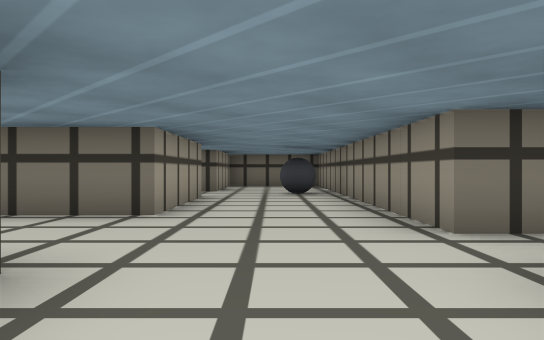
[1] (above)

23 first-person views from a walk through a 3-D level made in the Unity game engine. The camera is 0.46 m above the floor, looks level and sees 70° across. The floor is counted in squares, 1 m on a side. Each view is taken from the middle of a square. On the plan, view 1 faces up. The plan holds only what a view shows up to about 9 squares ahead; the rest is blank. The place goes on beyond the plan. Surface patterns are stand-ins for the level's own textures.

[2]
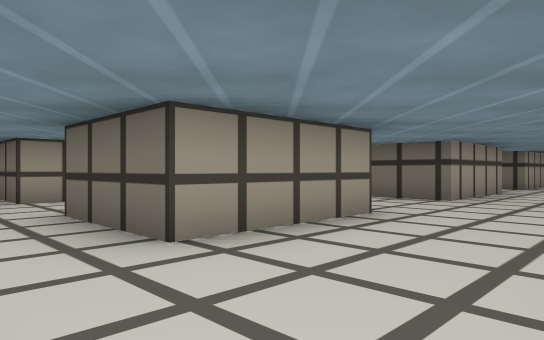

[3]
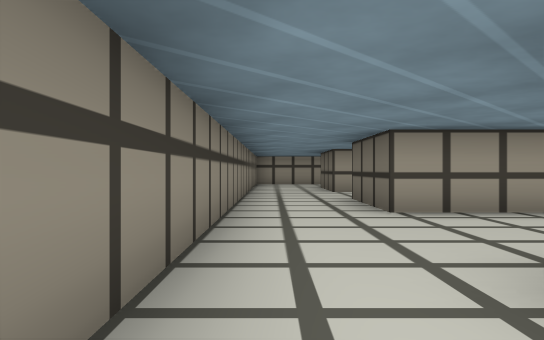

[4]
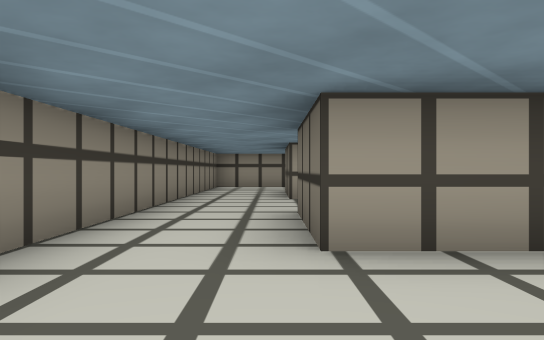

[5]
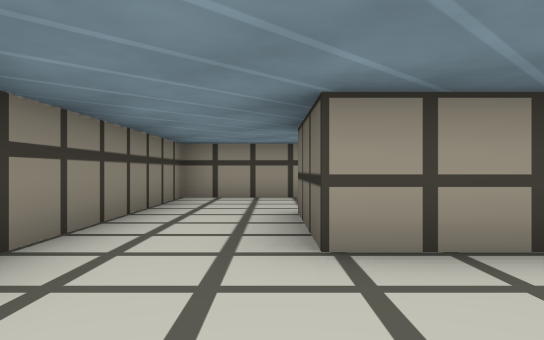

[6]
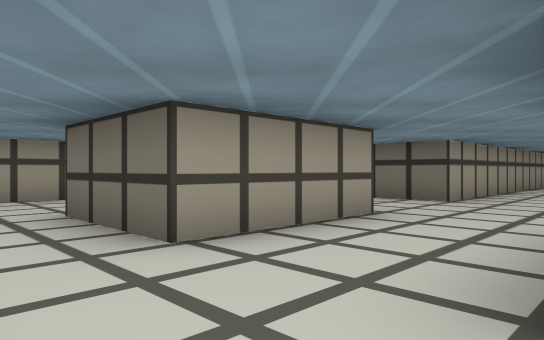

[7]
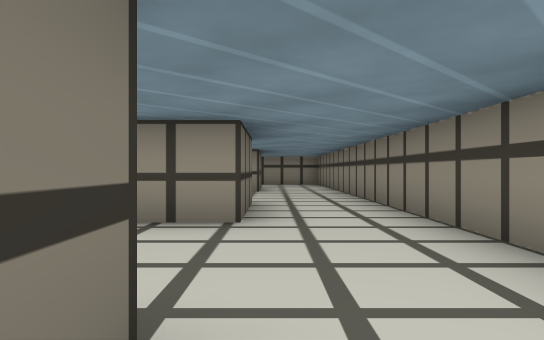

[8]
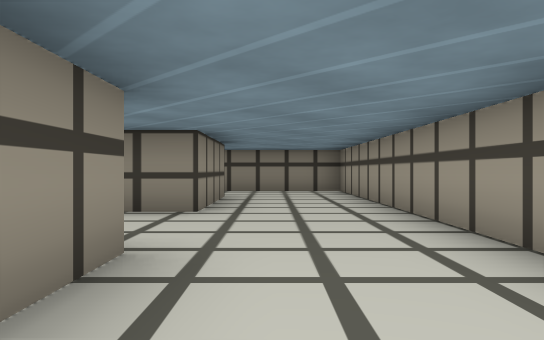

[9]
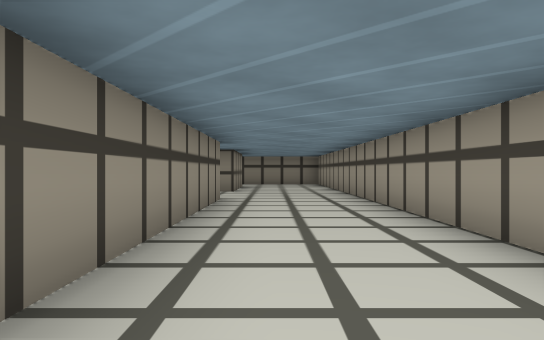

[10]
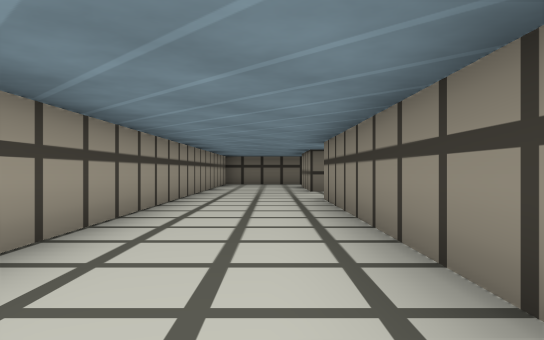

[11]
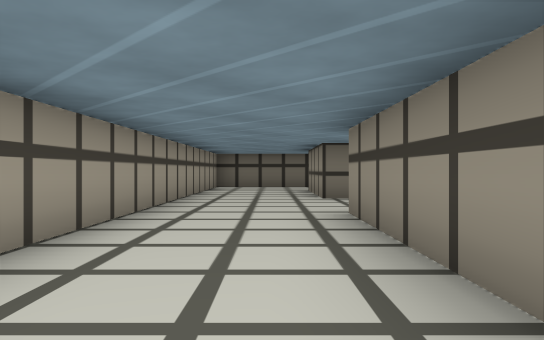

[12]
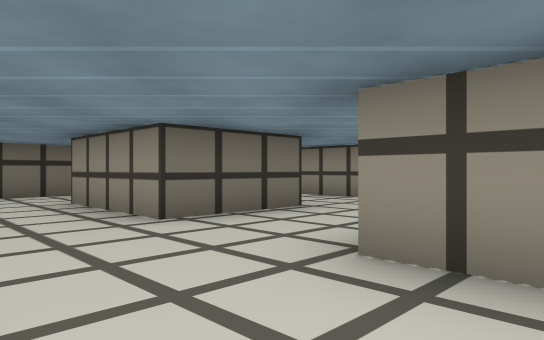

[13]
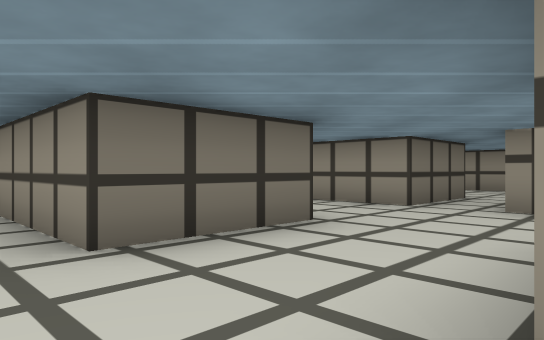

[14]
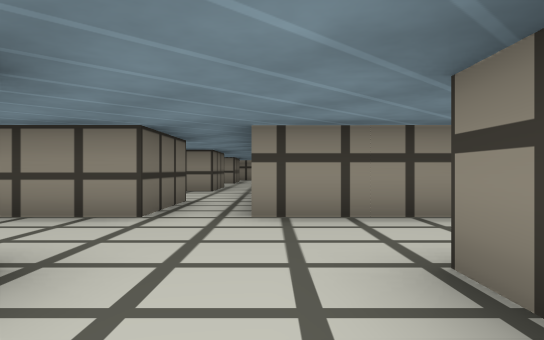

[15]
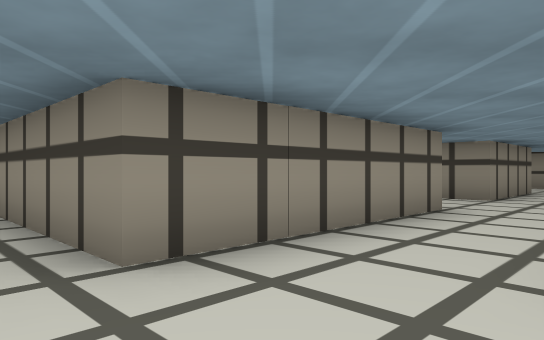

[16]
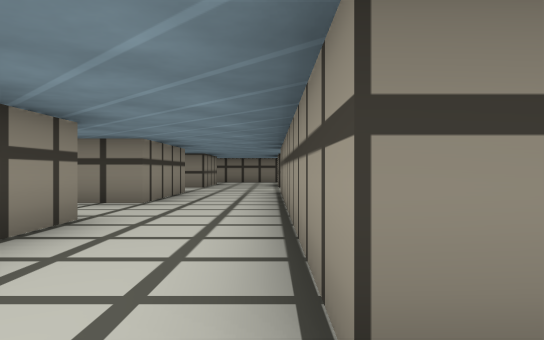

[17]
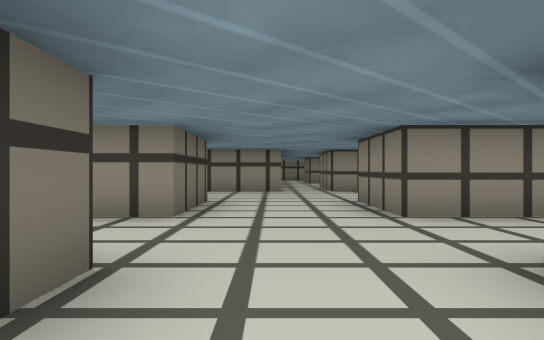

[18]
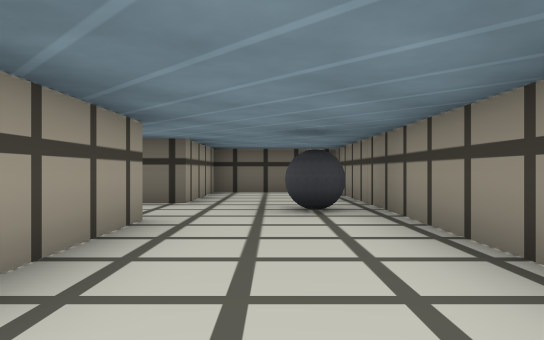

[19]
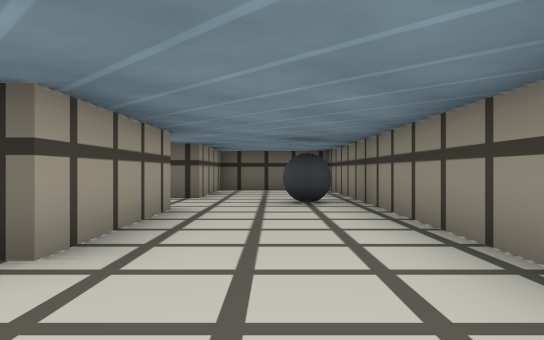

[20]
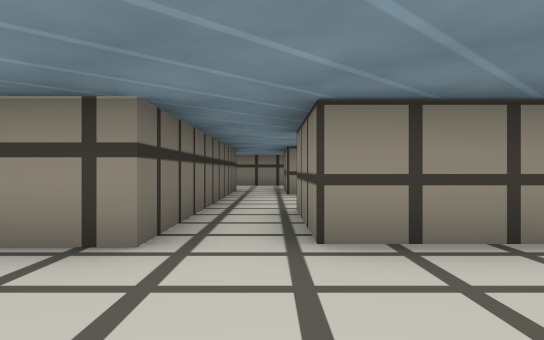

[21]
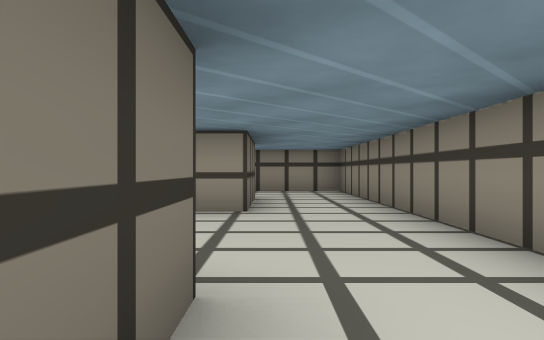

[22]
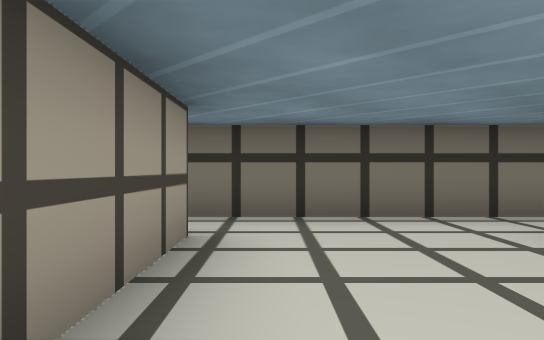

[23]
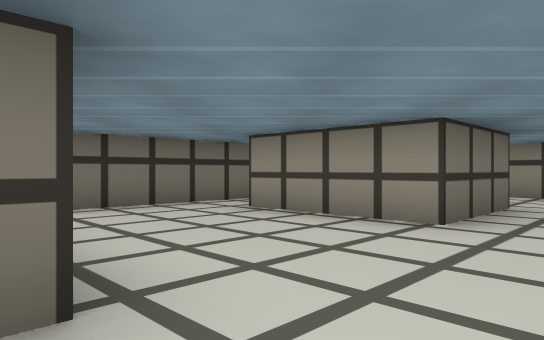

### Floor plan
Key: @ floor where view 1 was taken; # wall or solid block; . floor.
Columns run from 10 left of view 1 to 11 right of it. Each row starts with its distance up from view 1.
 18   ##
 17   ..
 16 #...
 15 #..#   #
 14 #..#  .#  ..#
 13 #............
 12 #......####
 11 #..###.######
 10 #..###.###..#
  9 #..###.###.##
  8 #..###.....#
  7 #..###.....#
  6 #..###.###.##
  5 #..###.###..#
  4 #..###.###..#
  3 #...........#######
  2 #..................
  1 #..###.###..##...
  0 #..###.###@.##...   .#
 -1 #....................#
 -2 #....................#
 -3 ######################

Where each view was taken, in squares from view 1:
view 1: 0 up, 0 right, facing up
view 2: 2 down, 1 right, facing up-left
view 3: 2 down, 3 right, facing left
view 4: 1 down, 1 right, facing left
view 5: 1 down, 3 left, facing left
view 6: 2 down, 3 left, facing up-left
view 7: 1 down, 2 left, facing right
view 8: 6 up, 8 left, facing down
view 9: 10 up, 8 left, facing down
view 10: 5 up, 8 left, facing up
view 11: 7 up, 8 left, facing up
view 12: 10 up, 9 left, facing up-right
view 13: 11 up, 8 left, facing up-right
view 14: 12 up, 7 left, facing right
view 15: 13 up, 5 left, facing down-right
view 16: 12 up, 5 left, facing down
view 17: 3 up, 7 left, facing right
view 18: 3 up, 0 right, facing up
view 19: 2 up, 0 right, facing up
view 20: 2 up, 1 left, facing right
view 21: 1 down, 2 right, facing right
view 22: 1 down, 4 right, facing up
view 23: 2 down, 3 right, facing up-right
